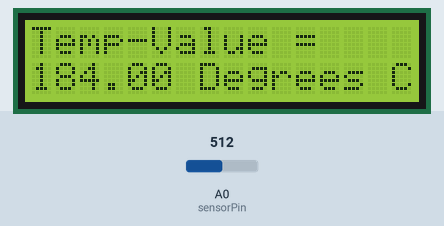
Recording of a sketch running on a simulated Arduino Uno, built with avr-gcc and run on an emulated ATmega328P. Shown: 16×2 character LCD. Inputs (shaded band) come from the test bench; at power-on: A0 (sensorPin) = 512. What the sketch prints to the serial monitor is not drawn.

Above: at 1.2 s.
1.3 s: A0 (sensorPin) set to 344
At 1.6 s:
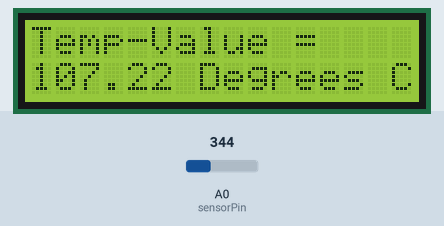
2.8 s: A0 (sensorPin) set to 313
At 3.2 s:
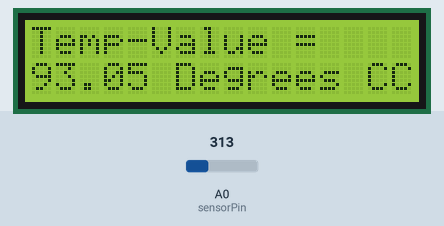
4.4 s: A0 (sensorPin) set to 144
At 5.6 s:
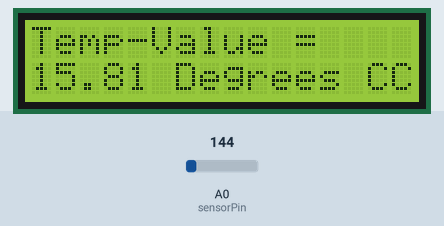
5.9 s: A0 (sensorPin) set to 125
At 7.0 s:
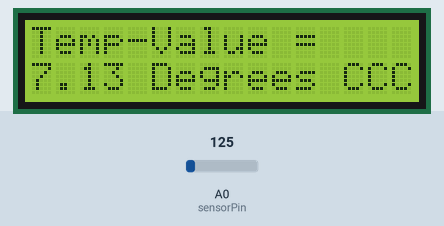
Timing chart, 0 to 8.4 s (numbered marks = the images above; inputs shaded):
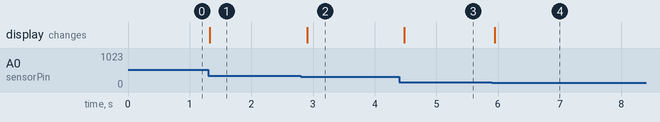

Measured:
- the behaviour switches between 329 and 328 on A0 (sensorPin) (found by bisection; images 1 and 2)
- the behaviour switches between 132 and 131 on A0 (sensorPin) (found by bisection; images 3 and 4)
- after the input at 1.3 s, the display: changes at once (image 1)
- after the input at 2.8 s, the display: changes after 0.11 s (image 2)
- after the input at 4.4 s, the display: changes after 0.08 s (image 3)
- after the input at 5.9 s, the display: changes after 0.05 s (image 4)

The sketch:

reading_temperature_sensor_value_on_lcd.ino
```cpp
// Project : Tempertaure Sensor values on 16x2 LCD display
// From : Muhammad Arslan Ahmad
#include "LiquidCrystal.h"
// Pins configuration of 16x2 LCD
LiquidCrystal lcd(2,3,4,5,6,7);
// Initial value of temperature sensor
int sensorPin = A0;
void setup()
{
  // Initializing Serial communication
  Serial.begin(9600);
  lcd.begin(16,2);
}

void loop()
{

 int value = analogRead(sensorPin);

 // measure the 5v with a meter for an accurate value
 //In particular if your Arduino is USB powered

 float voltage = value * 4.68;
 voltage /= 1024.0;

 // now print out the temperature

 float temperatureC = (voltage - 0.5) * 100;
 Serial.print(temperatureC);
 Serial.println(" degrees C");

   lcd.setCursor(0,0);
   lcd.print("Temp-Value = ");
   lcd.setCursor(0,1);
   lcd.print(temperatureC);
   lcd.print(" Degrees C");
   //lcd.setCursor(11,1);
   //lcd.print(temperatureC);

 delay(100);
}
```
